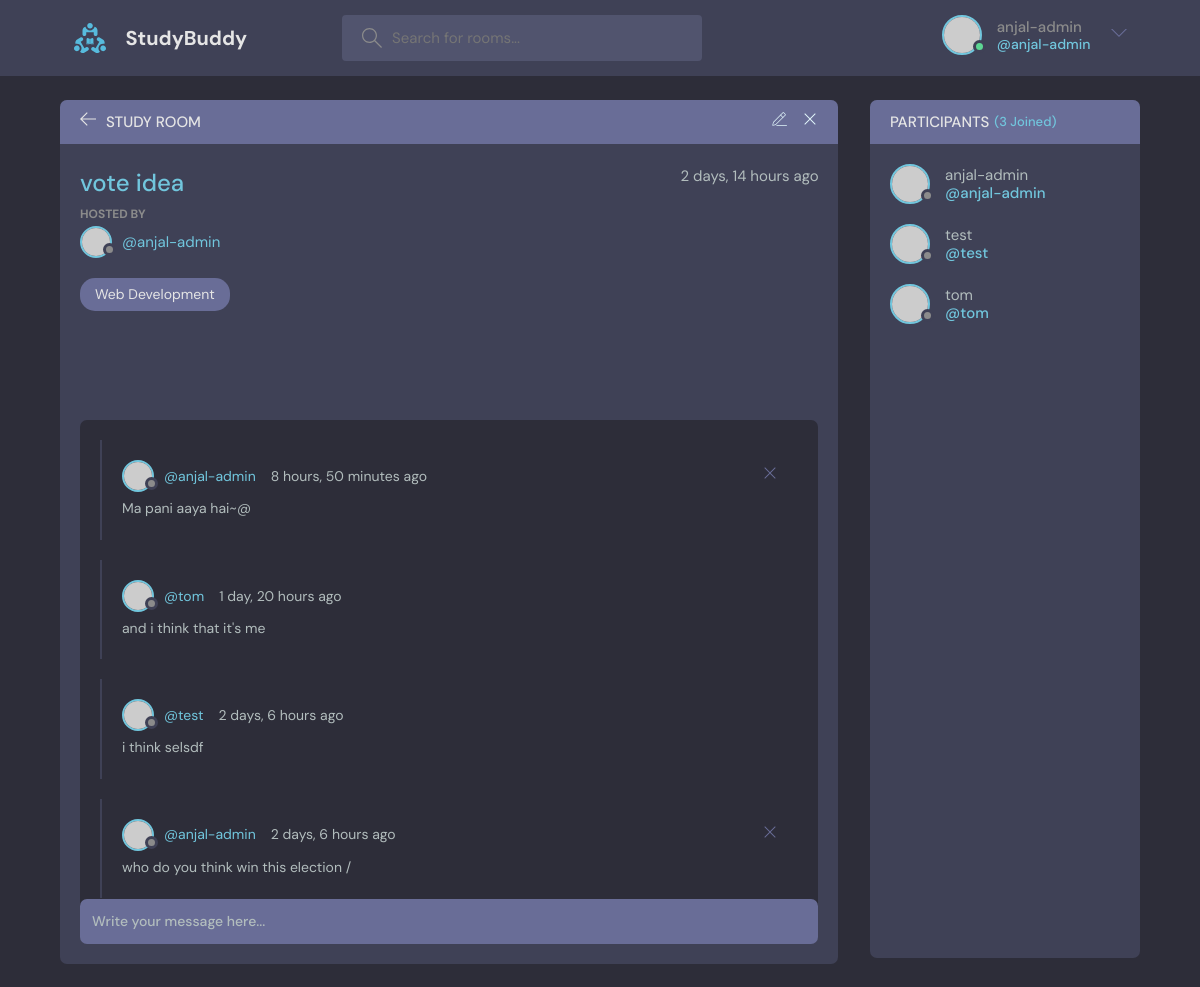
The page /room/11 (signed in) on the database its author committed.
### base/models.py (models this page shows, shortened)
class Room(models.Model):
    host = models.ForeignKey(User, on_delete=models.SET_NULL, null=True)
    topic = models.ForeignKey(Topic, on_delete=models.SET_NULL, null=True)
    name = models.CharField(max_length=200)
    description = models.TextField(null=True, blank=True)
    participants = models.ManyToManyField(User, related_name='participants', blank=True)
    updated = models.DateTimeField(auto_now=True)
    created = models.DateField(auto_now_add=True)
    class Meta:
        ordering = ['-created', '-updated']

class Topic(models.Model):
    name = models.CharField(max_length=200)
    def __str__(self):
        return self.name

class Message(models.Model):
    user = models.ForeignKey(User, on_delete=models.CASCADE)
    room = models.ForeignKey(Room, on_delete=models.CASCADE)
    body = models.TextField()
    updated = models.DateTimeField(auto_now=True)
    created = models.DateTimeField(auto_now_add=True)
    class Meta:
        ordering = ['-created']

### base/views.py (the view, shortened to what this page needs)
# urls.py: path('room/<str:pk>', views.getRoom),
def room(request, pk):
    room = Room.objects.get(id=pk)
    room_messages = room.message_set.all().order_by('-created')
    participants = room.participants.all()
    context = {'room': room, 'room_messages':room_messages, 'participants':  participants}
    return render(request, 'base/room.html', context)

### base/templates/base/room.html (shortened to what this page needs)
{% extends 'main.html' %}
{% block content %}
    <main class="profile-page layout layout--2">
      <div class="container">
        <div class="room">
          <div class="room__top">
            <div class="room__topLeft">
              <a href="{% url 'home' %}">
                <svg version="1.1" xmlns="http://www.w3.org/2000/svg" width="32" height="32" viewBox="0 0 32 32">
                  <title>arrow-left</title>
                  <path
                    d="M13.723 2.286l-13.723 13.714 13.719 13.714 1.616-1.611-10.96-10.96h27.625v-2.286h-27.625l10.965-10.965-1.616-1.607z"
                  ></path>
                </svg>
              </a>
              <h3>Study Room</h3>
            </div>
            {% if room.host == request.user %}
            <div class="room__topRight">
              <a href="{% url 'update-room' room.id %}">
              </a>
              <a href="{% url 'delete-room' room.id %}">
                <svg version="1.1" xmlns="http://www.w3.org/2000/svg" width="32" height="32" viewBox="0 0 32 32">
                  <title>remove</title>
                  <path
                    d="M27.314 6.019l-1.333-1.333-9.98 9.981-9.981-9.981-1.333 1.333 9.981 9.981-9.981 9.98 1.333 1.333 9.981-9.98 9.98 9.98 1.333-1.333-9.98-9.98 9.98-9.981z"
                  ></path>
                </svg>
              </a>
            </div>
            {% endif %}
          </div>
          <div class="room__box scroll">
            <div class="room__header scroll">
              <div class="room__info">
                <h3>{{room.name}}</h3>
                <span>{{room.created|timesince}} ago</span>
              </div>
              <div class="room__hosted">
                <p>Hosted By</p>
                <a href="{% url 'user-profile' room.host.id %}" class="room__author">
                  <div class="avatar avatar--small">
                    <img src="https://randomuser.me/api/portraits/men/37.jpg" />
                  </div>
                  <span>@{{room.host.username}}</span>
                </a>
              </div>
              <span class="room__topics">{{room.topic}}</span>
            </div>
            <div class="room__conversation">
              <div class="threads scroll">
                {% for message in room_messages %}
                <div class="thread">
                  <div class="thread__top">
                    <div class="thread__author">
                      <a href="{% url 'user-profile' message.user.id %}" class="thread__authorInfo">
                        <div class="avatar avatar--small">
                          <img src="https://randomuser.me/api/portraits/men/37.jpg" />
                        </div>
                        <span>@{{message.user.username}}</span>
                      </a>
                      <span class="thread__date">{{message.created|timesince}} ago</span>
                    </div>
                    {% if request.user == message.user %}
                    <a href="{% url 'delete-message' message.id %}">
                    <div class="thread__delete">
                      <svg version="1.1" xmlns="http://www.w3.org/2000/svg" width="32" height="32" viewBox="0 0 32 32">
                        <title>remove</title>
                        <path
                          d="M27.314 6.019l-1.333-1.333-9.98 9.981-9.981-9.981-1.333 1.333 9.981 9.981-9.981 9.98 1.333 1.333 9.981-9.98 9.98 9.98 1.333-1.333-9.98-9.98 9.98-9.981z"
                        ></path>
                      </svg>
                    </div>
                    </a>
                    {% endif %}
                  </div>
                  <div class="thread__details">
                    {{ message.body }}
                  </div>
                </div>
                {% endfor %}
              </div>
            </div>
          </div>
          <div class="room__message">
            <form action="" method="POST">
              <input name="body" placeholder="Write your message here..." /></form>
          </div>
        </div>
        <div class="participants">
          <h3 class="participants__top">Participants <span>({{participants.count}} Joined)</span></h3>
          <div class="participants__list scroll">
            {% for user in participants %}
            <a href="{% url 'user-profile' user.id %}" class="participant">
              <div class="avatar avatar--medium">
                <img src="https://randomuser.me/api/portraits/men/37.jpg" />
              </div>
              <p>
                {{ user.username }}
                <span>@{{user.username}} </span>
              </p>
            </a>
            {% endfor %}
          </div>
        </div>
      </div>
    </main>
{% endblock content %}

### templates/navbar.html (shortened to what this page needs)
{% load static %}
<header class="header header--loggedIn">
      <div class="container">
        <a href="{% url 'home' %}" class="header__logo">
          <img src="{% static 'images/logo.svg' %}" />
          <h1>StudyBuddy</h1>
        </a>
        <form class="header__search" method="GET" action="{% url 'home' %}">
          <label>
            <input name="q" placeholder="Search for rooms..." />
          </label>
        </form>
        <nav class="header__menu">
{% if request.user.is_authenticated %}
          <div class="header__user">
            <a href="{% url 'update-user' %}">
              <div class="avatar avatar--medium active">
                <img src="https://randomuser.me/api/portraits/men/37.jpg" />
              </div>
              <p>{{request.user.username}} <span>@{{request.user.username}}</span></p>
            </a>
            <button class="dropdown-button">
              <svg
                version="1.1"
                xmlns="http://www.w3.org/2000/svg"
                width="32"
                height="32"
                viewBox="0 0 32 32"
              >
                <title>chevron-down</title>
                <path d="M16 21l-13-13h-3l16 16 16-16h-3l-13 13z"></path>
              </svg>
            </button>
          </div>
          {% else %}
          <a href="{% url 'login' %}">
            <img src="{% static 'images/avatar.svg' %}" />
            <p>Login</p>
          </a>
          {% endif %}
        </nav>
      </div>
    </header>

### rows shown on the page
Room: name "vote idea", created "2 days, 14 hours", host.username "anjal-admin", topic "Web Development"
Message: user.username "anjal-admin", created "8 hours, 50 minutes", body "Ma pani aaya hai~@"
Message: user.username "tom", created "1 day, 20 hours", body "and i think that it's me"
Message: user.username "test", created "2 days, 6 hours", body "i think selsdf"
Message: user.username "anjal-admin", created "2 days, 6 hours", body "who do you think win this election /"

### other values the page prints
{{ request.user.username }} "anjal-admin"
{{ participants.count }} "3"
{{ user.username }} "anjal-admin"
{{ user.username }} "test"
{{ user.username }} "tom"
